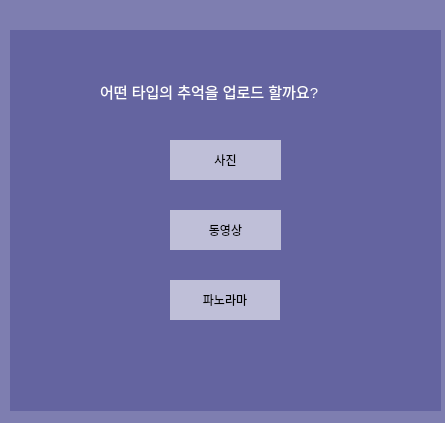
<?xml version="1.0" encoding="UTF-8"?>
<ui version="4.0">
 <class>SaveContents</class>
 <widget class="QWidget" name="SaveContents">
  <property name="geometry">
   <rect>
    <x>0</x>
    <y>0</y>
    <width>445</width>
    <height>423</height>
   </rect>
  </property>
  <property name="windowTitle">
   <string>Form</string>
  </property>
  <property name="styleSheet">
   <string notr="true">background-color: rgba(100, 100, 160, 150);</string>
  </property>
  <widget class="QCheckBox" name="c_fc">
   <property name="geometry">
    <rect>
     <x>30</x>
     <y>340</y>
     <width>261</width>
     <height>20</height>
    </rect>
   </property>
   <property name="styleSheet">
    <string notr="true">font: 57 11pt &quot;DX별과그대B&quot; ;
background-color: rgba(100, 100, 160, 0);</string>
   </property>
   <property name="text">
    <string>즐겨찾는 추억상자에 저장할까요?</string>
   </property>
  </widget>
  <widget class="QPushButton" name="submit">
   <property name="geometry">
    <rect>
     <x>170</x>
     <y>380</y>
     <width>93</width>
     <height>28</height>
    </rect>
   </property>
   <property name="styleSheet">
    <string notr="true">background-color: rgb(255, 255, 255,150);
font: 57 11pt &quot;DX별과그대&quot;;
</string>
   </property>
   <property name="text">
    <string>완료</string>
   </property>
  </widget>
  <widget class="QWidget" name="widget" native="true">
   <property name="geometry">
    <rect>
     <x>10</x>
     <y>30</y>
     <width>431</width>
     <height>381</height>
    </rect>
   </property>
   <property name="styleSheet">
    <string notr="true">background-color: rgba(100, 100, 160);
border-color: rgb(255, 255, 255);
border: 2px;</string>
   </property>
   <widget class="QPushButton" name="loadpic">
    <property name="geometry">
     <rect>
      <x>160</x>
      <y>110</y>
      <width>111</width>
      <height>40</height>
     </rect>
    </property>
    <property name="styleSheet">
     <string notr="true">background-color: rgb(255, 255, 255,150);
font: 57 11pt &quot;DX별과그대&quot;;
border-color: rgb(0, 0, 0);
border: 2px;</string>
    </property>
    <property name="text">
     <string>사진</string>
    </property>
   </widget>
   <widget class="QPushButton" name="loadvideo">
    <property name="geometry">
     <rect>
      <x>160</x>
      <y>180</y>
      <width>111</width>
      <height>40</height>
     </rect>
    </property>
    <property name="styleSheet">
     <string notr="true">background-color: rgb(255, 255, 255,150);
font: 57 11pt &quot;DX별과그대&quot;;</string>
    </property>
    <property name="text">
     <string>동영상</string>
    </property>
   </widget>
   <widget class="QPushButton" name="loadpanorama">
    <property name="geometry">
     <rect>
      <x>160</x>
      <y>250</y>
      <width>110</width>
      <height>40</height>
     </rect>
    </property>
    <property name="styleSheet">
     <string notr="true">background-color: rgb(255, 255, 255,150);
font: 57 11pt &quot;DX별과그대&quot;;
border: 10px;
border-color: rgb(255, 255, 255);</string>
    </property>
    <property name="text">
     <string>파노라마</string>
    </property>
   </widget>
   <widget class="QLabel" name="label_7">
    <property name="geometry">
     <rect>
      <x>90</x>
      <y>50</y>
      <width>291</width>
      <height>21</height>
     </rect>
    </property>
    <property name="styleSheet">
     <string notr="true">font: 57 11pt &quot;DX별과그대&quot;;
</string>
    </property>
    <property name="text">
     <string>&lt;html&gt;&lt;head/&gt;&lt;body&gt;&lt;p&gt;&lt;span style=&quot; font-size:11pt; color:#ffffff;&quot;&gt;어떤 타입의 추억을 업로드 할까요?&lt;/span&gt;&lt;/p&gt;&lt;/body&gt;&lt;/html&gt;</string>
    </property>
   </widget>
  </widget>
  <widget class="QLineEdit" name="cname">
   <property name="geometry">
    <rect>
     <x>330</x>
     <y>40</y>
     <width>111</width>
     <height>24</height>
    </rect>
   </property>
   <property name="styleSheet">
    <string notr="true">background-color: rgb(255, 255, 255,150);
font: 57 9pt &quot;DX별과그대&quot;;
border-color: rgb(0, 0, 0);
border: 2px;</string>
   </property>
  </widget>
  <widget class="QDateEdit" name="c_date">
   <property name="geometry">
    <rect>
     <x>330</x>
     <y>80</y>
     <width>111</width>
     <height>22</height>
    </rect>
   </property>
   <property name="styleSheet">
    <string notr="true">font: 57 11pt &quot;DX별과그대B&quot;;</string>
   </property>
  </widget>
  <widget class="QLineEdit" name="cpeople">
   <property name="geometry">
    <rect>
     <x>330</x>
     <y>120</y>
     <width>111</width>
     <height>24</height>
    </rect>
   </property>
   <property name="styleSheet">
    <string notr="true">background-color: rgb(255, 255, 255,150);
font: 57 9pt &quot;DX별과그대&quot;;
border-color: rgb(0, 0, 0);
border: 2px;</string>
   </property>
  </widget>
  <widget class="QLineEdit" name="cplace">
   <property name="geometry">
    <rect>
     <x>330</x>
     <y>160</y>
     <width>111</width>
     <height>24</height>
    </rect>
   </property>
   <property name="styleSheet">
    <string notr="true">background-color: rgb(255, 255, 255,150);
font: 57 9pt &quot;DX별과그대&quot;;
border-color: rgb(0, 0, 0);
border: 2px;</string>
   </property>
  </widget>
  <widget class="QLineEdit" name="cevent">
   <property name="geometry">
    <rect>
     <x>330</x>
     <y>200</y>
     <width>111</width>
     <height>24</height>
    </rect>
   </property>
   <property name="styleSheet">
    <string notr="true">background-color: rgb(255, 255, 255,150);
font: 57 9pt &quot;DX별과그대&quot;;
border-color: rgb(0, 0, 0);
border: 2px;</string>
   </property>
  </widget>
  <widget class="QLineEdit" name="c_content">
   <property name="geometry">
    <rect>
     <x>330</x>
     <y>240</y>
     <width>110</width>
     <height>151</height>
    </rect>
   </property>
   <property name="styleSheet">
    <string notr="true">background-color: rgb(255, 255, 255,150);
font: 57 9pt &quot;DX별과그대&quot;;
border-color: rgb(0, 0, 0);
border: 2px;</string>
   </property>
  </widget>
  <widget class="QLabel" name="display">
   <property name="geometry">
    <rect>
     <x>20</x>
     <y>50</y>
     <width>201</width>
     <height>201</height>
    </rect>
   </property>
   <property name="styleSheet">
    <string notr="true">background-color: rgba(100, 100, 160, 0);</string>
   </property>
   <property name="text">
    <string/>
   </property>
  </widget>
  <widget class="QLabel" name="label">
   <property name="geometry">
    <rect>
     <x>220</x>
     <y>40</y>
     <width>108</width>
     <height>21</height>
    </rect>
   </property>
   <property name="styleSheet">
    <string notr="true">font: 57 11pt &quot;DX별과그대B&quot;;
background-color: rgba(100, 100, 160, 0);</string>
   </property>
   <property name="text">
    <string>&lt;html&gt;&lt;head/&gt;&lt;body&gt;&lt;p align=&quot;right&quot;&gt;&lt;span style=&quot; font-size:11pt; color:#ffffff;&quot;&gt;추억 이름&lt;/span&gt;&lt;/p&gt;&lt;/body&gt;&lt;/html&gt;</string>
   </property>
  </widget>
  <widget class="QLabel" name="label_2">
   <property name="geometry">
    <rect>
     <x>220</x>
     <y>80</y>
     <width>108</width>
     <height>21</height>
    </rect>
   </property>
   <property name="styleSheet">
    <string notr="true">font: 57 11pt &quot;DX별과그대B&quot;;
background-color: rgba(100, 100, 160, 0);</string>
   </property>
   <property name="text">
    <string>&lt;html&gt;&lt;head/&gt;&lt;body&gt;&lt;p align=&quot;right&quot;&gt;&lt;span style=&quot; font-size:11pt; color:#ffffff;&quot;&gt;추억 날짜&lt;/span&gt;&lt;/p&gt;&lt;/body&gt;&lt;/html&gt;</string>
   </property>
  </widget>
  <widget class="QLabel" name="label_3">
   <property name="geometry">
    <rect>
     <x>220</x>
     <y>120</y>
     <width>108</width>
     <height>21</height>
    </rect>
   </property>
   <property name="styleSheet">
    <string notr="true">font: 57 11pt &quot;DX별과그대B&quot;;
background-color: rgba(100, 100, 160, 0);</string>
   </property>
   <property name="text">
    <string>&lt;html&gt;&lt;head/&gt;&lt;body&gt;&lt;p align=&quot;right&quot;&gt;&lt;span style=&quot; font-size:11pt; color:#ffffff;&quot;&gt;함께한 사람들&lt;/span&gt;&lt;/p&gt;&lt;/body&gt;&lt;/html&gt;</string>
   </property>
  </widget>
  <widget class="QLabel" name="label_4">
   <property name="geometry">
    <rect>
     <x>247</x>
     <y>160</y>
     <width>81</width>
     <height>21</height>
    </rect>
   </property>
   <property name="styleSheet">
    <string notr="true">font: 57 11pt &quot;DX별과그대B&quot;;
background-color: rgba(100, 100, 160, 0);</string>
   </property>
   <property name="text">
    <string>&lt;html&gt;&lt;head/&gt;&lt;body&gt;&lt;p align=&quot;right&quot;&gt;&lt;span style=&quot; font-size:11pt; color:#ffffff;&quot;&gt;추억 장소&lt;/span&gt;&lt;/p&gt;&lt;/body&gt;&lt;/html&gt;</string>
   </property>
  </widget>
  <widget class="QLabel" name="label_5">
   <property name="geometry">
    <rect>
     <x>237</x>
     <y>200</y>
     <width>91</width>
     <height>21</height>
    </rect>
   </property>
   <property name="styleSheet">
    <string notr="true">font: 57 11pt &quot;DX별과그대B&quot;;
background-color: rgba(100, 100, 160, 0);</string>
   </property>
   <property name="text">
    <string>&lt;html&gt;&lt;head/&gt;&lt;body&gt;&lt;p align=&quot;right&quot;&gt;&lt;span style=&quot; font-size:11pt; color:#ffffff;&quot;&gt;추억 이벤트&lt;/span&gt;&lt;/p&gt;&lt;/body&gt;&lt;/html&gt;</string>
   </property>
  </widget>
  <widget class="QLabel" name="label_6">
   <property name="geometry">
    <rect>
     <x>220</x>
     <y>250</y>
     <width>108</width>
     <height>21</height>
    </rect>
   </property>
   <property name="styleSheet">
    <string notr="true">font: 57 11pt &quot;DX별과그대B&quot;;
background-color: rgba(100, 100, 160, 0);</string>
   </property>
   <property name="text">
    <string>&lt;html&gt;&lt;head/&gt;&lt;body&gt;&lt;p align=&quot;right&quot;&gt;&lt;span style=&quot; font-size:11pt; color:#ffffff;&quot;&gt;추억 내용적기&lt;/span&gt;&lt;/p&gt;&lt;/body&gt;&lt;/html&gt;</string>
   </property>
  </widget>
  <zorder>c_fc</zorder>
  <zorder>submit</zorder>
  <zorder>cname</zorder>
  <zorder>c_date</zorder>
  <zorder>cpeople</zorder>
  <zorder>cplace</zorder>
  <zorder>cevent</zorder>
  <zorder>c_content</zorder>
  <zorder>display</zorder>
  <zorder>label</zorder>
  <zorder>label_2</zorder>
  <zorder>label_3</zorder>
  <zorder>label_4</zorder>
  <zorder>label_5</zorder>
  <zorder>label_6</zorder>
  <zorder>widget</zorder>
 </widget>
 <resources/>
 <connections>
  <connection>
   <sender>submit</sender>
   <signal>clicked()</signal>
   <receiver>SaveContents</receiver>
   <slot>open_window()</slot>
   <hints>
    <hint type="sourcelabel">
     <x>234</x>
     <y>384</y>
    </hint>
    <hint type="destinationlabel">
     <x>277</x>
     <y>343</y>
    </hint>
   </hints>
  </connection>
  <connection>
   <sender>loadvideo</sender>
   <signal>clicked()</signal>
   <receiver>SaveContents</receiver>
   <slot>load_video()</slot>
   <hints>
    <hint type="sourcelabel">
     <x>160</x>
     <y>166</y>
    </hint>
    <hint type="destinationlabel">
     <x>380</x>
     <y>326</y>
    </hint>
   </hints>
  </connection>
  <connection>
   <sender>loadpanorama</sender>
   <signal>clicked()</signal>
   <receiver>SaveContents</receiver>
   <slot>load_panorama()</slot>
   <hints>
    <hint type="sourcelabel">
     <x>228</x>
     <y>228</y>
    </hint>
    <hint type="destinationlabel">
     <x>366</x>
     <y>385</y>
    </hint>
   </hints>
  </connection>
  <connection>
   <sender>loadpic</sender>
   <signal>clicked()</signal>
   <receiver>SaveContents</receiver>
   <slot>load_pic()</slot>
   <hints>
    <hint type="sourcelabel">
     <x>178</x>
     <y>110</y>
    </hint>
    <hint type="destinationlabel">
     <x>397</x>
     <y>282</y>
    </hint>
   </hints>
  </connection>
 </connections>
 <slots>
  <slot>save_cname()</slot>
  <slot>save_cplace()</slot>
  <slot>save_cpeople()</slot>
  <slot>save_cevent()</slot>
  <slot>save_ccontents()</slot>
  <slot>save_cdate()</slot>
  <slot>save_fclist()</slot>
  <slot>open_window()</slot>
  <slot>load_pic()</slot>
  <slot>load_video()</slot>
  <slot>load_panorama()</slot>
 </slots>
</ui>
